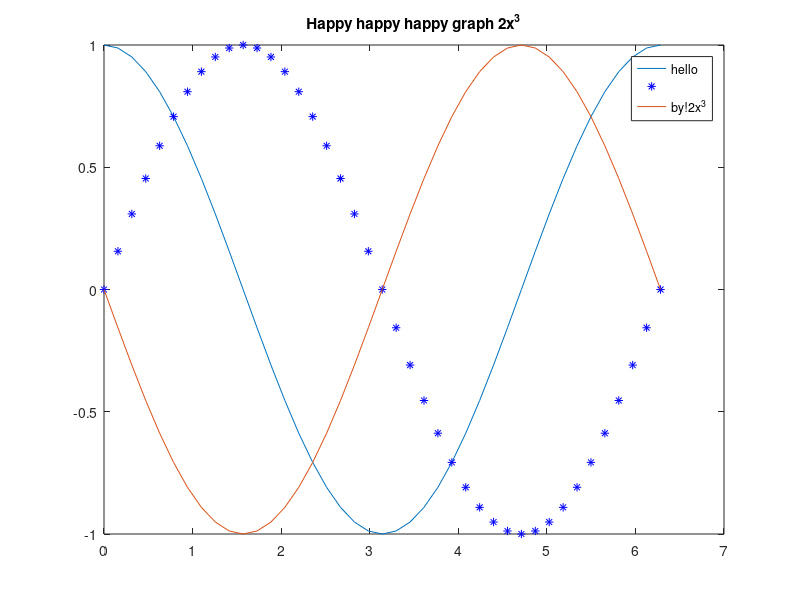

Recreate this plot in MATLAB.
function[]=plot_graph()
    x = 0:pi/20:2*pi;
    y1 = cos(x);
    y2 = sin(x);
    y3 = cos(x+pi/2);
    plot(x, y1, x, y2, "b*",x, y3);
    title('Happy happy happy graph 2x^3');
    legend("hello", "", "by!2x^3");
end